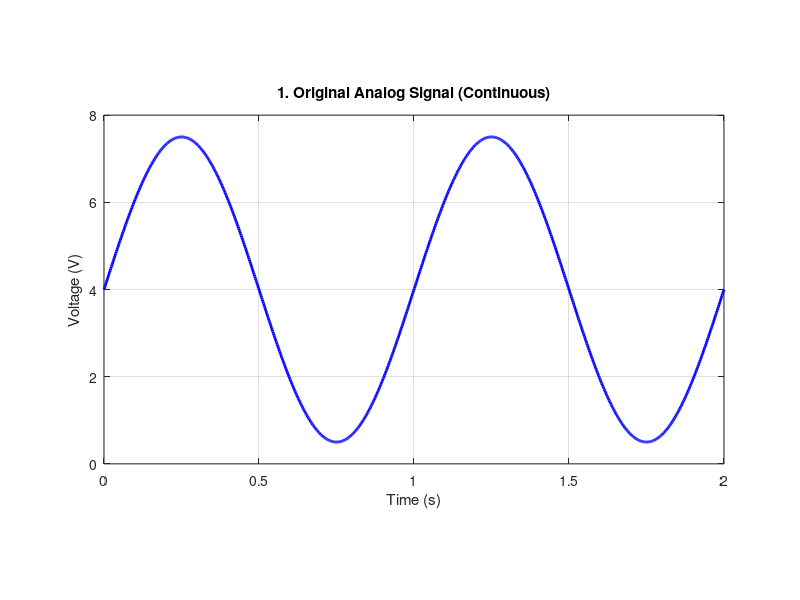
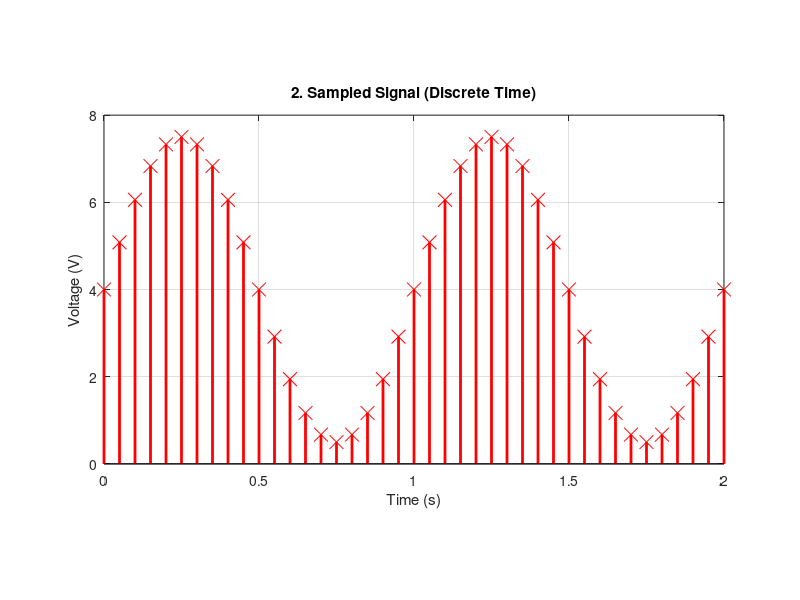
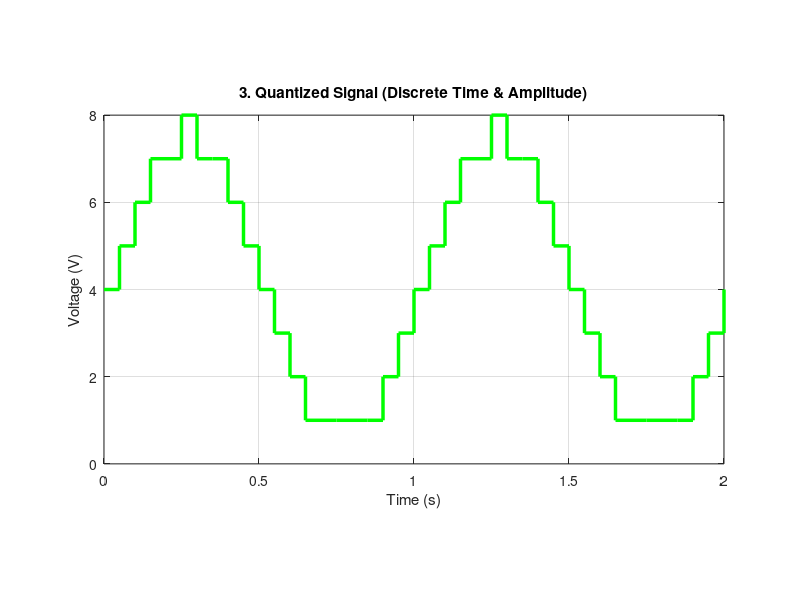

Reproduce these figures in MATLAB, in order.
% --- 1. Define Parameters ---
clear; clc; close all;

% ADC Parameters
n_bits = 3;           % Number of bits (e.g., a 3-bit ADC)
V_min = 0;            % Minimum voltage of the ADC
V_max = 8;            % Maximum voltage of the ADC (Full-Scale)
V_FSR = V_max - V_min;  % Full-Scale Range

% Analog Signal Parameters
f_analog = 1;         % 1 Hz (Input signal frequency)
A = 3.5;              % Amplitude (Set to 3.5V)
DC_offset = 4.0;      % DC Offset (Set to 4.0V)
% This creates a signal that swings from 0.5V to 7.5V

% Sampling Parameters
Fs = 20;              % 20 Hz (Sampling frequency, Fs > 2*f_analog)
T_duration = 2;       % Show 2 seconds of the signal

% --- 2. Calculate "High-Resolution" Analog Signal ---
t_analog = linspace(0, T_duration, 1000); 
v_analog = A * sin(2 * pi * f_analog * t_analog) + DC_offset;

% --- 3. Perform Sampling ---
t_digital = 0 : 1/Fs : T_duration;
v_sampled = A * sin(2 * pi * f_analog * t_digital) + DC_offset;

% --- 4. Perform Quantization ---
num_levels = 2^n_bits;
LSB = V_FSR / num_levels; % LSB = 8V / 2^3 = 1.0V
v_quantized = round(v_sampled / LSB) * LSB;

% --- 5. Plot the Signals in Separate Windows ---

% --- Figure 1: Original Analog Signal ---
figure(1);
plot(t_analog, v_analog, 'b-', 'LineWidth', 2);
title('1. Original Analog Signal (Continuous)');
xlabel('Time (s)');
ylabel('Voltage (V)');
grid on;
ylim([V_min V_max]);
% Set 16:9 Aspect Ratio
pbaspect([16 9 1]);

% --- Figure 2: Sampled Signal ---
figure(2);
% Use 'stem' to show discrete sample points
stem(t_digital, v_sampled, 'rx', 'MarkerSize', 10, 'LineWidth', 2);
title('2. Sampled Signal (Discrete Time)');
xlabel('Time (s)');
ylabel('Voltage (V)');
grid on;
ylim([V_min V_max]);
% Set 16:9 Aspect Ratio
pbaspect([16 9 1]);

% --- Figure 3: Quantized (Digital) Signal ---
figure(3);
% Use 'stairs' to show the Zero-Order Hold output
stairs(t_digital, v_quantized, 'g-', 'LineWidth', 2.5);
title('3. Quantized Signal (Discrete Time & Amplitude)');
xlabel('Time (s)');
ylabel('Voltage (V)');
grid on;
ylim([V_min V_max]);
% Set 16:9 Aspect Ratio
pbaspect([16 9 1]);